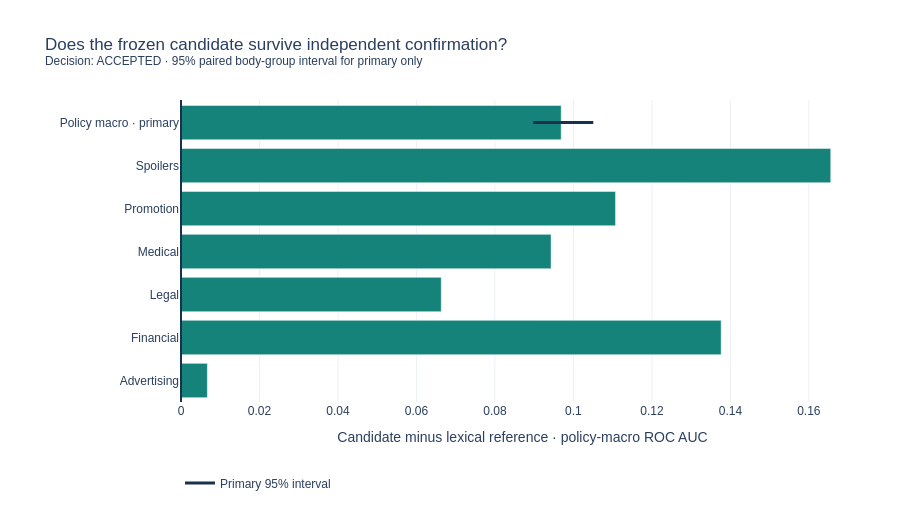

Write notebook code for a chart like this one.
### Markdown cell above
## Protected confirmation: all 12 fixed checks pass
Predictions were frozen in published commit `530ad79929012e807cb42a5253f7b92b090682ec` before eligible target access on September 9, 2026. The primary six-policy macro AUC improves from **0.6801 to 0.7770**, a **+0.0969** gain with paired 95% interval **[0.0898, 0.1051]**. Familiar-policy AUC reaches **0.8276** and unseen-policy AUC **0.6757**; every policy improves.

Overall log loss falls from 0.6685 to 0.5121, and Brier from 0.2360 to 0.1739. This is one fixed post-competition comparison on **43,509 rows**, including two policies wholly excluded from development. The interval conditions on six observed policies. No candidate was retuned on these targets; this is not a Kaggle score. [Frozen protocol and recovery](../docs/CONFIRMATION.md).

### Code cell
from jigsaw_rules.confirmation_report import confirmation_evidence
from build_protected_report import display_figure as display_protected
protected = confirmation_evidence(root)
assert protected is not None
print("Protected decision:", protected["results"]["status"])
display(pd.Series(protected["results"]["checks"], name="Passed preregistered check"))
display_protected(root, "policy_gains")

### Figure 1 — Plotly figure (JSON) as saved in the notebook; plotly's stock layout.template omitted (floating-point values rounded to 4 significant figures)
{"data": [{"customdata": [[0.888, 0.8813], [0.6833, 0.5456], [0.8069, 0.7406], [0.706, 0.6117], [0.9096, 0.7989], [0.6681, 0.5026], [0.777, 0.6801]], "hovertemplate": "%{y}<br>AUC gain %{x:.4f}<br>Candidate %{customdata[0]:.4f}<br>Reference %{customdata[1]:.4f}<extra></extra>", "marker": {"color": ["#16837b", "#16837b", "#16837b", "#16837b", "#16837b", "#16837b", "#16837b"]}, "orientation": "h", "showlegend": false, "type": "bar", "x": [0.006723, 0.1377, 0.06632, 0.09431, 0.1107, 0.1656, 0.09689], "y": ["Advertising", "Financial", "Legal", "Medical", "Promotion", "Spoilers", "Policy macro · primary"]}, {"line": {"color": "#18324d", "width": 3}, "marker": {"size": 12, "symbol": "line-ns"}, "mode": "lines+markers", "name": "Primary 95% interval", "type": "scatter", "x": [0.08977, 0.1051], "y": ["Policy macro · primary", "Policy macro · primary"]}], "layout": {"font": {"family": "Arial", "size": 12}, "height": 510, "legend": {"orientation": "h", "y": -0.22}, "margin": {"b": 95, "l": 180, "r": 35, "t": 100}, "shapes": [{"line": {"color": "#18324d"}, "type": "line", "x0": 0, "x1": 0, "xref": "x", "y0": 0, "y1": 1, "yref": "y domain"}], "title": {"text": "Does the frozen candidate survive independent confirmation?<br><sup>Decision: ACCEPTED · 95% paired body-group interval for primary only</sup>"}, "xaxis": {"title": {"text": "Candidate minus lexical reference · policy-macro ROC AUC"}}}}
